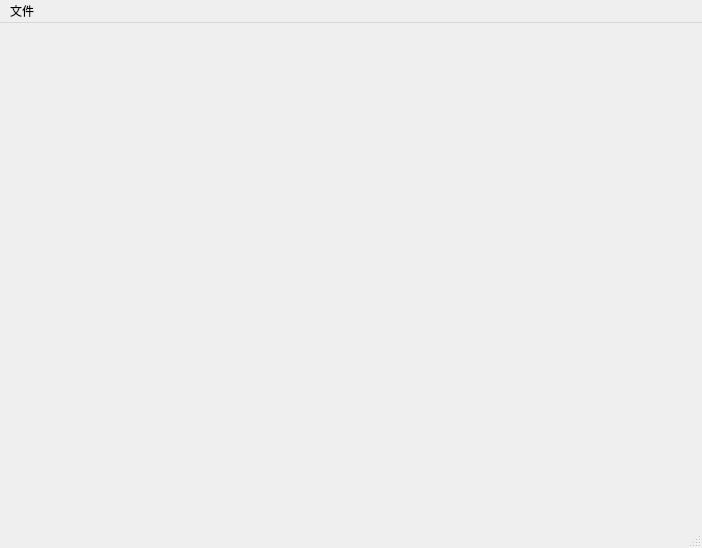
<?xml version="1.0" encoding="UTF-8"?>
<ui version="4.0">
 <class>MainWindow</class>
 <widget class="QMainWindow" name="MainWindow">
  <property name="geometry">
   <rect>
    <x>0</x>
    <y>0</y>
    <width>702</width>
    <height>548</height>
   </rect>
  </property>
  <property name="windowTitle">
   <string>MainWindow</string>
  </property>
  <widget class="QWidget" name="centralwidget">
   <layout class="QVBoxLayout" name="verticalLayout"/>
  </widget>
  <widget class="QMenuBar" name="menubar">
   <property name="geometry">
    <rect>
     <x>0</x>
     <y>0</y>
     <width>702</width>
     <height>21</height>
    </rect>
   </property>
   <widget class="QMenu" name="menu">
    <property name="title">
     <string>文件</string>
    </property>
    <addaction name="actionCamera_Infomation"/>
    <addaction name="actionOpen_Camera"/>
    <addaction name="actioncalcFPS"/>
    <addaction name="actionEdit"/>
   </widget>
   <addaction name="menu"/>
  </widget>
  <widget class="QStatusBar" name="statusBar"/>
  <action name="actionCamera_Infomation">
   <property name="text">
    <string>Camera Infomation</string>
   </property>
  </action>
  <action name="actionOpen_Camera">
   <property name="text">
    <string>Open Camera</string>
   </property>
  </action>
  <action name="actionEdit">
   <property name="text">
    <string>Edit</string>
   </property>
  </action>
  <action name="actioncalcFPS">
   <property name="text">
    <string>calcFPS</string>
   </property>
  </action>
 </widget>
 <resources/>
 <connections/>
</ui>
